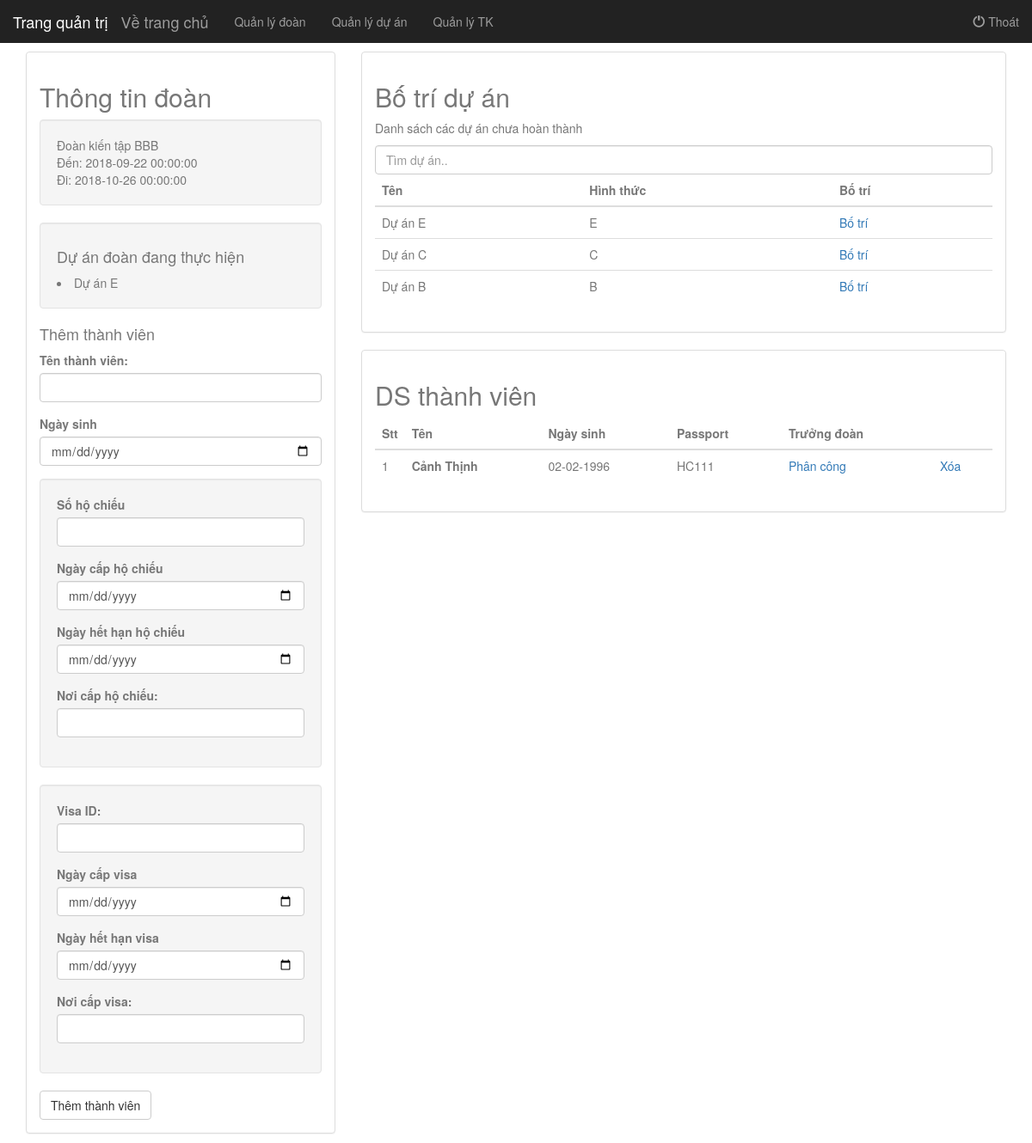
Page /admin/index.php?keyad=chitietdoan.php&doan=6 (signed in) on the committed database.
### tables this page shows
CREATE TABLE `doan` (
  `doan_id` int(255) NOT NULL,
  `doan_ten` varchar(255) NOT NULL,
  `doan_chiphidutru` int(255) NOT NULL,
  `doan_thoigianden` datetime NOT NULL,
  `doan_thoigiandi` datetime NOT NULL,
  `doan_ngonngulamviec` varchar(255) NOT NULL
);

CREATE TABLE `doan_duan` (
  `doan_id` int(255) NOT NULL,
  `duan_id` int(255) NOT NULL
);

CREATE TABLE `duan` (
  `duan_id` int(255) NOT NULL,
  `duan_ten` varchar(255) NOT NULL,
  `duan_hinhthuc` varchar(255) NOT NULL,
  `duan_noidung` varchar(20000) NOT NULL,
  `duan_trangthai` int(255) NOT NULL
);

CREATE TABLE `thanhvien` (
  `tv_id` int(255) NOT NULL,
  `tv_ten` varchar(255) NOT NULL,
  `tv_namsinh` datetime NOT NULL
);

CREATE TABLE `passport` (
  `pp_id` varchar(255) NOT NULL,
  `pp_ngaycap` datetime NOT NULL,
  `pp_ngayhethan` datetime NOT NULL,
  `pp_noicap` varchar(255) NOT NULL,
  `tv_id` int(255) NOT NULL
);

### admin/chitietdoan.php (the view, shortened to what this page needs)
<?php
	if(isset($_GET['doan'])){
		$doan_id = $_GET['doan'];
		$sql = "select * from doan where doan_id='$doan_id'";
		$do = mysqli_query($db,$sql);
		$doan = mysqli_fetch_array($do);
	}
?>
<div class="row">
  	<div class="col-md-4">
  	<div class="panel panel-default">
	  <div class="panel-body">
	  	<h2>Thông tin đoàn</h2>
	  	<div class="well">
		  	<?=$doan['doan_ten']?><br>
		  	Đến: <?=$doan['doan_thoigianden']?><br>
		  	Đi: <?=$doan['doan_thoigiandi']?><br>
	  	</div>
	  	<div class="well">
	  	<h4>Dự án đoàn đang thực hiện</h4>
	  	<?php
	  	$listDoanDuAn = "select * from doan_duan a join duan b on a.duan_id=b.duan_id WHERE a.doan_id=".$doan_id;
	  	$doListDoanDuAn = mysqli_query($db,$listDoanDuAn);
	  	while( $row = mysqli_fetch_array($doListDoanDuAn)){
	  	 ?>
	  	 	<li><?=$row['duan_ten']?></li>
	  	<?php  } ?>
	  	</div>
	  	<h4>Thêm thành viên</h4>
		<form action="" method="POST">
		  	<div class="form-group">
			    <label>Tên thành viên:</label>
			    <input type="text" name="ten" class="form-control">
			</div>
			<div class="form-group">
			    <label>Ngày sinh</label>
			    <input type="date" name="namsinh" class="form-control">
		  	</div>
		  	<div class="well">
			  	<div class="form-group">
				    <label>Số hộ chiếu</label>
				    <input type="text" name="hochieu" class="form-control" required>
				</div>
				<div class="form-group">
				    <label>Ngày cấp hộ chiếu</label>
				    <input type="date" name="pp_ngaycap" class="form-control">
			  	</div>
			  	<div class="form-group">
				    <label>Ngày hết hạn hộ chiếu</label>
				    <input type="date" name="pp_ngayhethan" class="form-control">
			  	</div>
			  	<div class="form-group">
				    <label>Nơi cấp hộ chiếu:</label>
				    <input type="text" name="pp_noicap" class="form-control">
				</div>
			</div>
			<div class="well">
				<div class="form-group">
				    <label>Visa ID:</label>
				    <input type="text" name="visa" class="form-control" required>
				</div>
				<div class="form-group">
				    <label>Ngày cấp visa</label>
				    <input type="date" name="vs_ngaycap" class="form-control" required>
			  	</div>
			  	<div class="form-group">
				    <label>Ngày hết hạn visa</label>
				    <input type="date" name="vs_ngayhethan" class="form-control" required>
			  	</div>
			  	<div class="form-group">
				    <label>Nơi cấp visa:</label>
				    <input type="text" name="vs_noicap" class="form-control" required>
				</div>
			</div>
			<button type="submit" name="btn_themthanhvien" class="btn btn-default">Thêm thành viên </button>
		</form>
	  </div>
	</div>
	</div>
	<div class="col-md-8">
  	<div class="panel panel-default">
	  <div class="panel-body">
	  		<h2>Bố trí dự án</h2>
	  		<p>Danh sách các dự án chưa hoàn thành</p>
	  		<input class="form-control" id="myInput" type="text" placeholder="Tìm dự án..">
			  <table class="table">
			    <thead>
			      <tr>
			        <th>Tên</th>
			        <th>Hình thức</th>
			        <th>Bố trí</th>
			      </tr>
			    </thead>
			    <tbody id="myTable">
			    	<?php
			    	$listDA = "SELECT * from duan WHERE duan_trangthai=0 ORDER BY duan_id DESC";
			    	$doListDA = mysqli_query($db,$listDA);
			    	while($da = mysqli_fetch_array($doListDA)){
			    		$duan_id = $da['duan_id'];
			    	 ?>
				    		<tr>
						        <td><?=$da['duan_ten']?></td>
						        <td><?=$da['duan_hinhthuc']?></td>
						        <td><a onclick="return botri_confirm('<?=$da['duan_ten']?>')" href="?keyad=chitietdoan.php&doan=<?=$doan_id?>&botriduan=<?=$duan_id?>">Bố trí</a></td>
						    </tr>
			    	<?php
			    	}
			    	 ?>
			    </tbody>
			  </table>
	  </div>
	</div>
	</div>
	<div class="col-md-8">
  	<div class="panel panel-default">
	  <div class="panel-body">
	  	<h2>DS thành viên</h2>
	  	<div class="table-responsive">
		  <table class="table">
		    <thead>
		      <tr>
		      	<th style="width:3px;">Stt</th>
		        <th>Tên</th>
		        <th>Ngày sinh</th>
		        <th>Passport</th>
		        <th>Trưởng đoàn</th>
		        <th></th>
		      </tr>
		    </thead>
		    <tbody>
		    	<?php
		    	$listTV = "select * from thanhvien tv
		    	join doan_thanhvien dtv on tv.tv_id=dtv.tv_id
		    	join passport pp on pp.tv_id=tv.tv_id where dtv.doan_id=".$doan_id;
		    	$queryListTV = mysqli_query($db,$listTV);
		    	$count=1;
		    	while($thanhvien = mysqli_fetch_array($queryListTV)){
		    		$tv_id = $thanhvien['tv_id'];
		    		$tv_ten = $thanhvien['tv_ten'];
		    		$tv_namsinh = date('d-m-Y', strtotime($thanhvien['tv_namsinh']));
		    		$tv_passport = $thanhvien['pp_id'];
		    		$truongdoan = $thanhvien['truongdoan'];
		    	 ?>
		    	 	<tr>
		    	 		<td><?=$count?></td>
		    	 		<?php if($truongdoan==0){ ?>
				        <td><?=$tv_ten?></td>
				        <?php }else{ ?>
				        <td><b><?=$tv_ten?></b></td>
				        <?php } ?>
				        <td><?=$tv_namsinh?></td>
				        <td><?=$tv_passport?></td>
				        <td><a href="?keyad=chitietdoan.php&doan=<?=$doan_id?>&phancongTV=<?=$tv_id?>">Phân công</a></td>
				        <td><a onclick="return deleteConfirm()" href="?keyad=chitietdoan.php&doan=<?=$doan_id?>&xoaTV=<?=$tv_id?>">Xóa</a></td>
				    </tr>
		    	<?php
		    	$count += 1;
		    	}
		    	?>
		    </tbody>
		  </table>
		 </div>
	  </div>
	</div>
	</div>
</div>

### style.css (style rules this page uses)
body { color: #777; }

### rows in the picture
doan: doan_ten "Đoàn kiến tập BBB", doan_thoigianden "2018-09-22 00:00:00", doan_thoigiandi "2018-10-26 00:00:00"
doan_duan: duan.duan_ten "Dự án E"
duan: duan_ten "Dự án E", duan_hinhthuc "E"
duan: duan_ten "Dự án C", duan_hinhthuc "C"
duan: duan_ten "Dự án B", duan_hinhthuc "B"
thanhvien: tv_ten "Cảnh Thịnh", tv_namsinh "02-02-1996", passport.pp_id "HC111"
